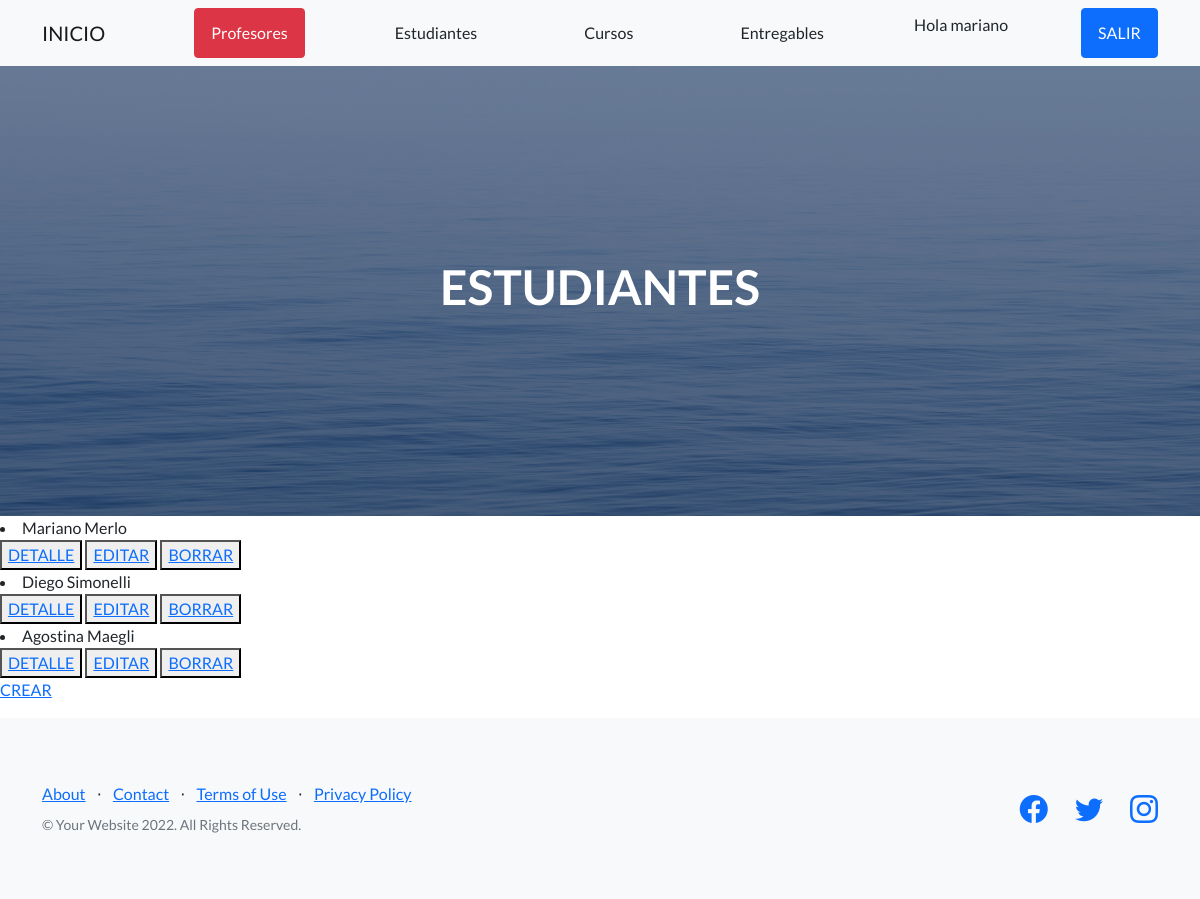
Screenshot of /AppCoder/estudiante/list/ (signed in) with the database file from the repository.
### AppCoder/models.py (models this page shows)
class Estudiante(models.Model):
    nombre= models.CharField(max_length=50)
    apellido= models.CharField(max_length=50)
    email= models.EmailField()
    def __str__(self):
        return self.nombre +" "+ self.apellido

### AppCoder/views.py (the view)
# urls.py: path('estudiante/list/', EstudiantesList.as_view(), name= 'estudiante_listar'),
class EstudiantesList(LoginRequiredMixin, ListView):
    model= Estudiante
    template_name= 'AppCoder/estudiantes.html'

### AppCoder/templates/AppCoder/estudiante_list.html
{% extends "AppCoder/padre.html" %}
{% load static %}
{% block contenidoQueCambia %}
{% for estudiante in object_list %}
<li>{{estudiante}}</li>
<button>
    <a href="{% url 'estudiante_detalle' estudiante.id %}">DETALLE</a>
</button>
<button>
    <a href="{% url 'estudiante_editar' estudiante.id %}">EDITAR</a>
</button>
<button>
    <a href="{% url 'estudiante_borrar' estudiante.id %}">BORRAR</a>
</button>
{% endfor %}
<p>
    <a href="{% url 'estudiante_crear' %}">CREAR</a>
</p>
{% endblock %}
{% block título %}
<h1>ESTUDIANTES</h1>
{% endblock %}

### AppCoder/templates/AppCoder/padre.html (shortened to what this page needs)
<!DOCTYPE html>
<html lang="en">
    <head>
        {% load static %}
        <link href="https://cdn.jsdelivr.net/npm/bootstrap-icons@1.5.0/font/bootstrap-icons.css" rel="stylesheet" type="text/css" />
        <link href="{% static 'AppCoder/css/styles.css' %}" rel="stylesheet" />
    </head>
    <body>
        <nav class="navbar navbar-light bg-light static-top">
            <div class="container">
                <a class="navbar-brand" href="{% url 'inicio' %}">INICIO</a>
                <a class="btn btn-danger" href="{% url 'profesores' %}">Profesores</a>
                <a class="btn " href="{% url 'estudiante_listar' %}">Estudiantes</a>
                <a class="btn " href="{% url 'cursos' %}">Cursos</a>
                <a class="btn " href="{% url 'entregables' %}">Entregables</a>
                {% if not request.user.is_authenticated %}
                <a class="btn btn-primary" href="{% url 'login' %}">ENTRAR</a>
                {% else %}
                <p>Hola {{user}}</p>
                <a class="btn btn-primary" href="{% url 'logout' %}">SALIR</a>
                {% endif %}
            </div>
        </nav>
        <header class="masthead">
            <div class="container position-relative">
                <div class="row justify-content-center">
                    <div class="col-xl-6">
                        <div class="text-center text-white">
                            {%block título %}
                            {% endblock %}
                        </div>
                    </div>
                </div>
            </div>
        </header>
        {% block contenidoQueCambia %}
        {% endblock %}
        <footer class="footer bg-light">
            <div class="container">
                <div class="row">
                    <div class="col-lg-6 h-100 text-center text-lg-start my-auto">
                        <ul class="list-inline mb-2">
                            <li class="list-inline-item"><a href="#!">About</a></li>
                            <li class="list-inline-item">⋅</li>
                            <li class="list-inline-item"><a href="#!">Contact</a></li>
                            <li class="list-inline-item">⋅</li>
                            <li class="list-inline-item"><a href="#!">Terms of Use</a></li>
                            <li class="list-inline-item">⋅</li>
                            <li class="list-inline-item"><a href="#!">Privacy Policy</a></li>
                        </ul>
                        <p class="text-muted small mb-4 mb-lg-0">&copy; Your Website 2022. All Rights Reserved.</p>
                    </div>
                    <div class="col-lg-6 h-100 text-center text-lg-end my-auto">
                        <ul class="list-inline mb-0">
                            <li class="list-inline-item me-4">
                                <a href="#!"><i class="bi-facebook fs-3"></i></a>
                            </li>
                            <li class="list-inline-item me-4">
                                <a href="#!"><i class="bi-twitter fs-3"></i></a>
                            </li>
                            <li class="list-inline-item">
                                <a href="#!"><i class="bi-instagram fs-3"></i></a>
                            </li>
                        </ul>
                    </div>
                </div>
            </div>
        </footer>
    </body>
</html>

### rows the page displays
Estudiante: nombre+apellido "Mariano Merlo"
Estudiante: nombre+apellido "Diego Simonelli"
Estudiante: nombre+apellido "Agostina Maegli"

### other values shown
{{ user }} "mariano"
